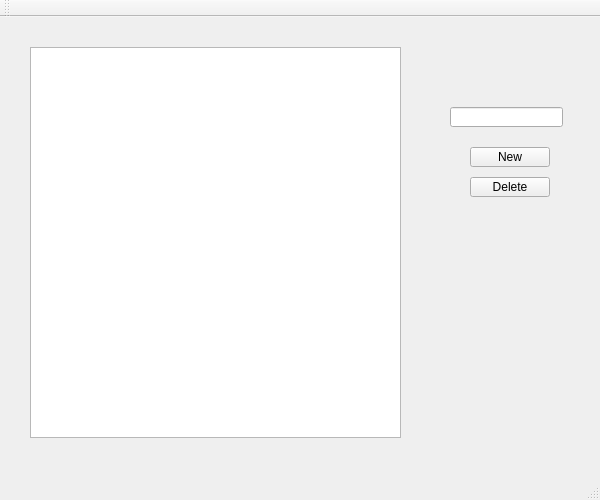
<?xml version="1.0" encoding="UTF-8"?>
<ui version="4.0">
 <class>CMainWindowView</class>
 <widget class="QMainWindow" name="CMainWindowView">
  <property name="geometry">
   <rect>
    <x>0</x>
    <y>0</y>
    <width>600</width>
    <height>500</height>
   </rect>
  </property>
  <property name="windowTitle">
   <string>MainWindow</string>
  </property>
  <widget class="QWidget" name="centralWidget">
   <widget class="QPushButton" name="btnNew">
    <property name="geometry">
     <rect>
      <x>470</x>
      <y>130</y>
      <width>80</width>
      <height>20</height>
     </rect>
    </property>
    <property name="text">
     <string>New</string>
    </property>
   </widget>
   <widget class="QPushButton" name="btnDelete">
    <property name="geometry">
     <rect>
      <x>470</x>
      <y>160</y>
      <width>80</width>
      <height>20</height>
     </rect>
    </property>
    <property name="text">
     <string>Delete</string>
    </property>
   </widget>
   <widget class="CLineEditView" name="editNew">
    <property name="geometry">
     <rect>
      <x>450</x>
      <y>90</y>
      <width>113</width>
      <height>20</height>
     </rect>
    </property>
   </widget>
   <widget class="CListWidgetView" name="listWidget">
    <property name="geometry">
     <rect>
      <x>30</x>
      <y>30</y>
      <width>371</width>
      <height>391</height>
     </rect>
    </property>
   </widget>
  </widget>
  <widget class="QMenuBar" name="menuBar">
   <property name="geometry">
    <rect>
     <x>0</x>
     <y>0</y>
     <width>600</width>
     <height>20</height>
    </rect>
   </property>
  </widget>
  <widget class="QToolBar" name="mainToolBar">
   <attribute name="toolBarArea">
    <enum>TopToolBarArea</enum>
   </attribute>
   <attribute name="toolBarBreak">
    <bool>false</bool>
   </attribute>
  </widget>
  <widget class="QStatusBar" name="statusBar"/>
 </widget>
 <layoutdefault spacing="6" margin="11"/>
 <customwidgets>
  <customwidget>
   <class>CLineEditView</class>
   <extends>QLineEdit</extends>
   <header>view/clineeditview.h</header>
  </customwidget>
  <customwidget>
   <class>CListWidgetView</class>
   <extends>QListWidget</extends>
   <header>view/clistwidgetview.h</header>
  </customwidget>
 </customwidgets>
 <resources/>
 <connections/>
</ui>
